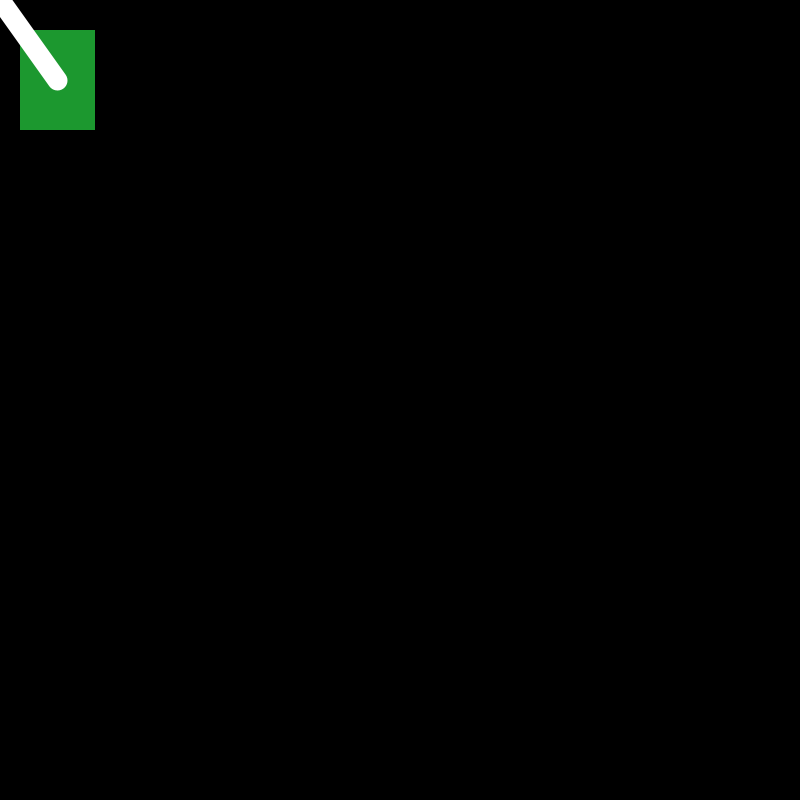
Frame 1 (no input)
Frame 60 (the mouse pressed at the canvas centre just before this capture): identical to frame 1, image omitted
Frame 120 (the mouse held since frame 60 and released just before this capture): identical to frame 1, image omitted

The Processing sketch that drew this single still picture (run headless with seeded random() and noise(); from frame 60 on, the mouse is pressed at the canvas centre):

// Processing sketch: Tank_Wars
// ── Tank_Wars.pde
Tank t;

void setup() {
  noStroke();
  size(800, 800);
  t = new Tank(20, 30, 5);
  cursor(CROSS);
}

void draw() {
  background(0);
  t.run();
}

void keyPressed() {
}

// ── Tank.pde
int b=75, h=100;
float [] gunPos = new float [2];

class Tank {
  int posX, posY, speed;

  Tank(int posX, int posY, int speed) {
    this.posX=posX;
    this.posY=posY;
    this.speed=speed;
  }

  void move() {
    if (keyPressed) {
      switch(key) {
      case 'a':
      case 'A':
        posX-=speed;
        break;
      case 'd':
      case 'D':
        posX+=speed;
        break;
      case 'w':
      case 'W':
        posY-=speed;
        break;
      case 's':
      case 'S':
        posY+=speed;
        break;
      }
    }
  }

  void displayTank() {
    noStroke();
    fill(#1C982F);
    rect(posX, posY, b, h);
  }

  void getGunPos() {
    // fare la formula che data un segmento con estremi il centro
    // del carro e il mouse e che metta x e y nell'array gunPos
  }

  void displayGun() {
    stroke(255);
    strokeWeight(20);
    line(posX+b/2, posY+h/2, gunPos[0], gunPos[1]);
  }

  void display() {
    displayTank();
    displayGun();
  }

  void run() {
    move();
    display();
  }
}
